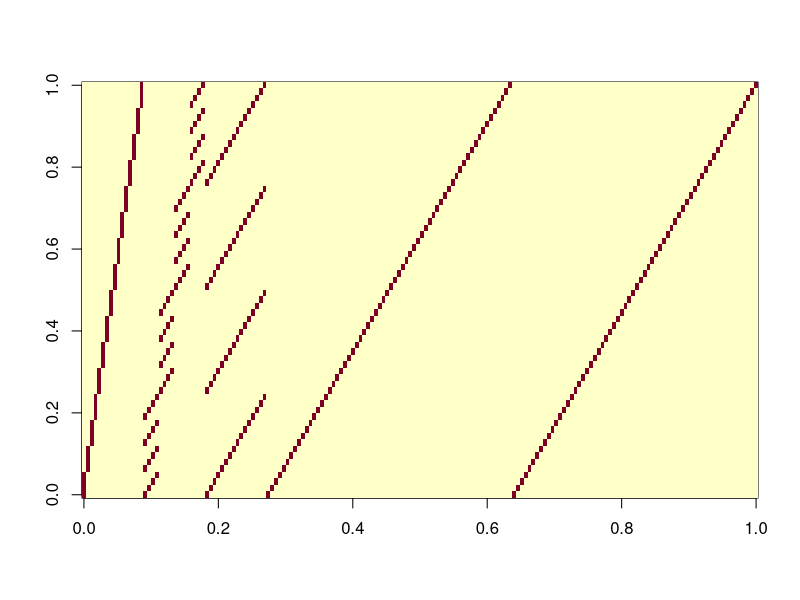

Recreate this plot in R.

idx = function(i,j,d){
  4*4*i + 4*j + d
}

A=c()
# cell constraints
for (i in 0:3){
  for (j in 0:3){
    row = rep(0,4^3)
    for (d in 1:4){
      row[idx(i,j,d)]=1
    }
    A = rbind(A,row)
  }
}

# row constraints
for (i in 0:3){
  for (d in 1:4){
    row = rep(0,4^3)
    for (j in 0:3){
      row[idx(i,j,d)]=1
    }
    A = rbind(A,row)
  }
}
# column constraints

for (j in 0:3){
  for (d in 1:4){
    row = rep(0,4^3)
    for (i in 0:3){
      row[idx(i,j,d)]=1
    }
    A = rbind(A,row)
  }
}

# block constraints
#for (bi in 0:1){
#    for (bj in 0:1){
#        for (d in 1:4){
#            row = rep(0,4^3)
#            for (i in 0:1){
#                for (j in 0:1){
#                    row[idx(2*bi+i,2*bj+j,d)]=1
#                }
#            }
#            A=rbind(A,row)
#        }
#    }
#}

A = rbind(A, diag(rep(1,4^3)))
A = rbind(A, diag(rep(1,4^3)))

image(A)

library(lpSolve)
c = rep(0,4^3)
dir = c(rep("=",4^2*3), rep(">=",4^3), rep("<=",4^3))
b = c(rep(1,4^2*3), rep(0,4^3), rep(1,4^3))
sol = lp("max", c, A, dir,b)

digits=rep(1:4,16)
matrix(digits[round(sol$solution)==1],nrow=4)
